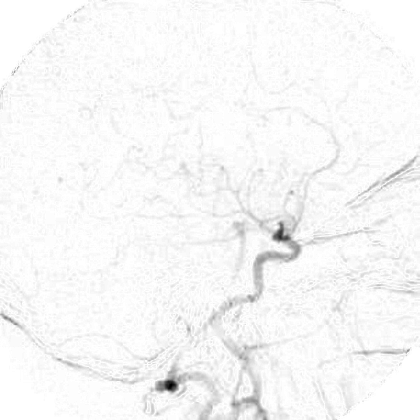
#> input picture 26/Normalize Image.png, 420 x 420 px
$ python mid_1.py
#> lines starting #> are read from the running program, lines starting #| are printed output that depends on the picture; long printed decimals are rounded
import cv2 as cv
import numpy as np
from matplotlib import pyplot as plt

input_name=input("Enter the image's file name: ")
#> the answer given: Normalize Image.png
img=cv.imread(input_name)
#> img is the input picture: shape (420, 420, 3); min 0, max 255, mean 247
#cv.imshow("input image",img)
print("image type is: ",type(img),"\nimg's shape is: ",img.shape,"\nimg's data type is: ",img.dtype)
#| image type is:  <class 'numpy.ndarray'>
#| img's shape is:  (420, 420, 3)
#| img's data type is:  uint8
print("required memory that the img needs to be saved: ",img.shape[0]*img.shape[1]*img.shape[2]/1024/1024," Mega bytes")
#| required memory that the img needs to be saved:  0.5047  Mega bytes

img_gray=cv.cvtColor(img,cv.COLOR_BGR2GRAY)
#print(img_gray.shape)

hist_img_gray,_=np.histogram(img_gray, bins=256 , range=(0,255))
#> hist_img_gray = 256 values, max 42397 at index 253, min 0 at index 1, mean 689.1
#plt.figure()
fig , ax = plt.subplots(1,2)
plt.suptitle("image and its hist")
ax[0].imshow(img_gray,cmap="gray",vmin=0,vmax=255)
ax[0].get_yaxis().set_visible(False), ax[0].get_xaxis().set_visible(False)
ax[1].plot(hist_img_gray)

box=ax[1].get_position()
box.x0=box.x0+0.05
box.x1=box.x1+0.05
ax[1].set_position(box)

plt.show()
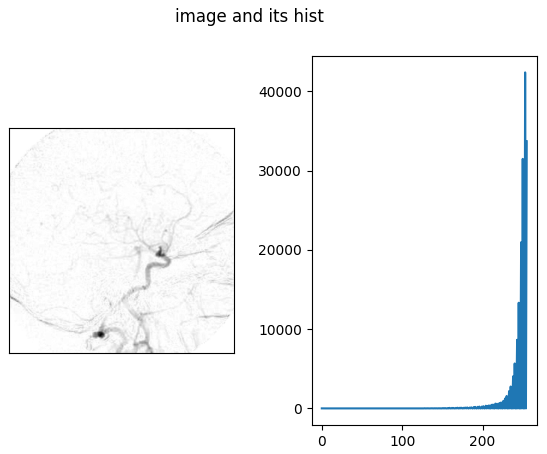
#> figure drawn by matplotlib, 2 panels; panel 2: curve peaks at x = 253, y = 42397

input_name2=input("enter the second image name: ")
#> the answer given: Down Dental.png
img_sub=cv.imread(input_name2,cv.IMREAD_GRAYSCALE)
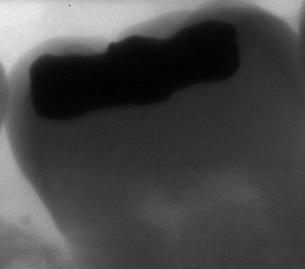
#> input picture 26/Down Dental.png, 305 x 269 px
#> img_sub is the input picture: shape (269, 305); min 0, max 249, mean 72.6
#print(img_sub.shape)

def image_finder(img,img_sub):
    row_num,col_num=img_sub.shape
#> row_num = 269; col_num = 305
    first_iteration=1
    for i in range(2095,img.shape[0]-img_sub.shape[0]+1):
        for j in range(img.shape[1]-img_sub.shape[1]+1):
            print(i,j,sep=",")
            img_slice=img[i:i+row_num,j:j+col_num]
            hist_slice, _ = np.histogram(img_slice, bins=256, range=(0, 255))
            hist_sub, _ = np.histogram(img_sub, bins=256, range=(0, 255))
            error=np.sum((hist_slice-hist_sub)**2)
            if first_iteration==1:
                optimum_pos=i,j
                minimum_error=error
                first_iteration=0
            else:
                if error<minimum_error:
                    optimum_pos=i,j
                    minimum_error=error
#> after the loop, first_iteration = 1
#> (the run stopped early here; a loop or call above may not have finished)
